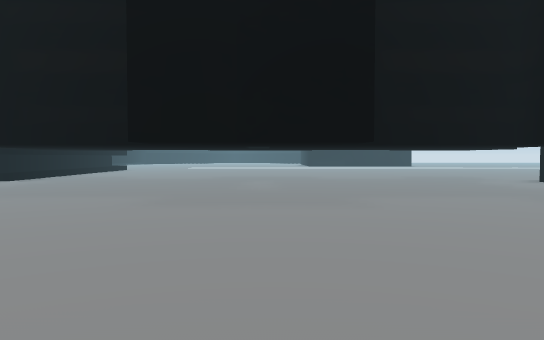
view 1 (above)

24 first-person views from a walk through a Unity game level. The camera is 1.2 m above the floor, tilts 2° down and sees 70° across. The floor is counted in squares, 2 m on a side. Each view is taken from the middle of a square. On the plan, view 1 faces up. The plan holds only what a view shows up to about 11 squares ahead; the rest is blank. The place goes on beyond the plan. The player is left out.

view 2
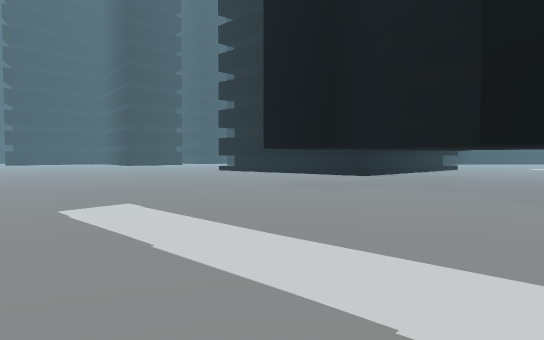

view 3
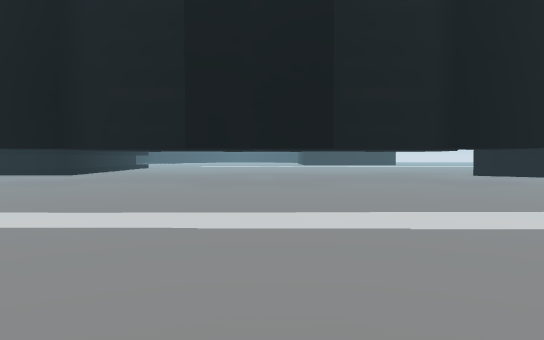

view 4
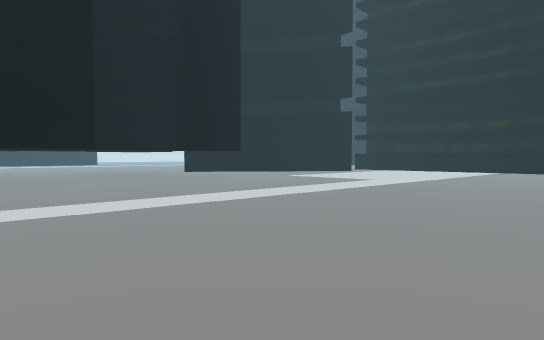

view 5
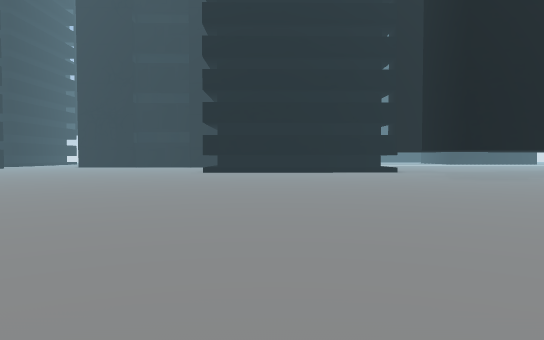

view 6
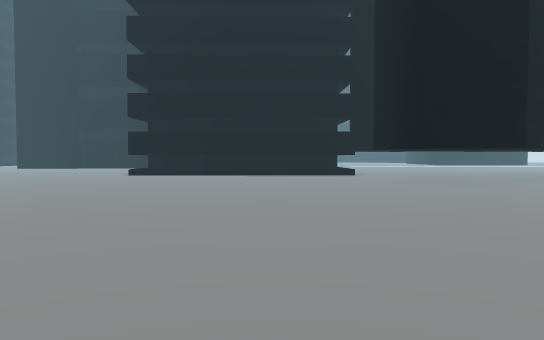

view 7
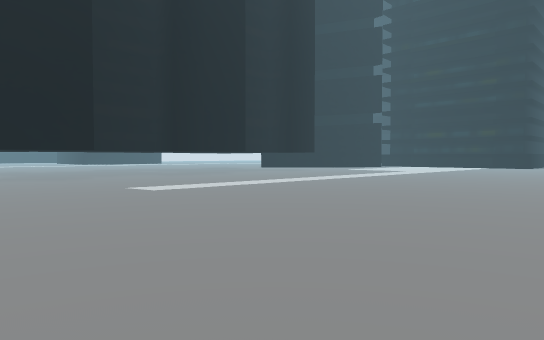

view 8
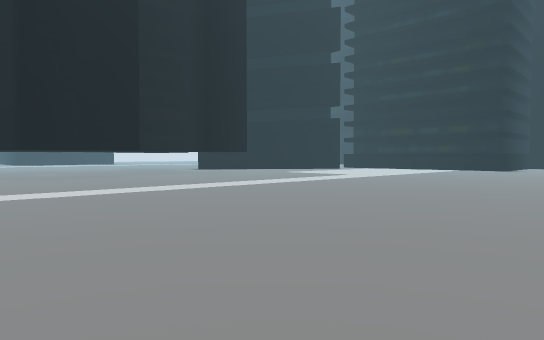

view 9
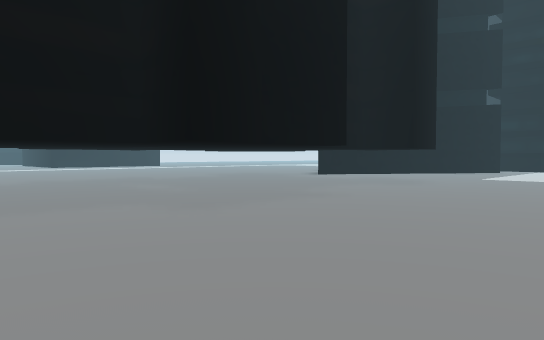

view 10
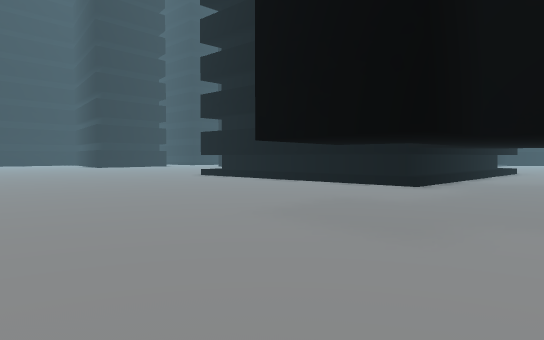

view 11
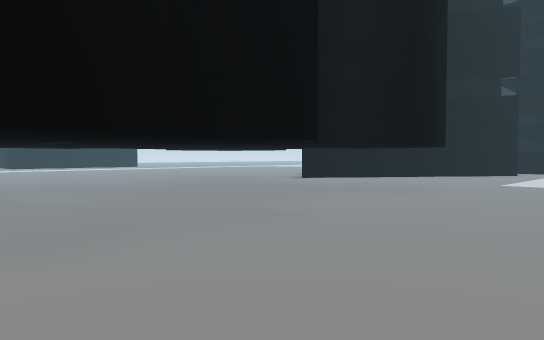

view 12
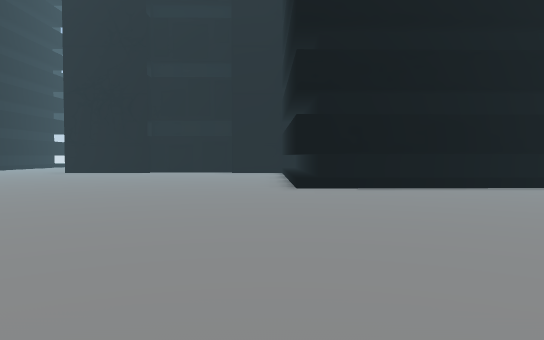

view 13
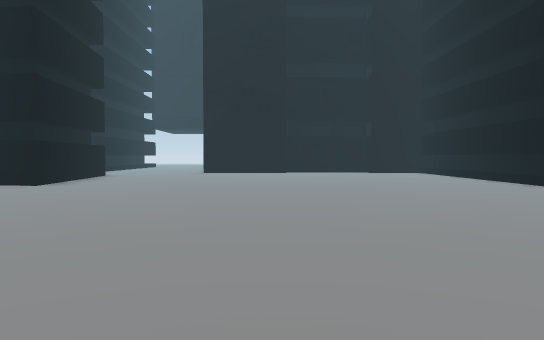

view 14
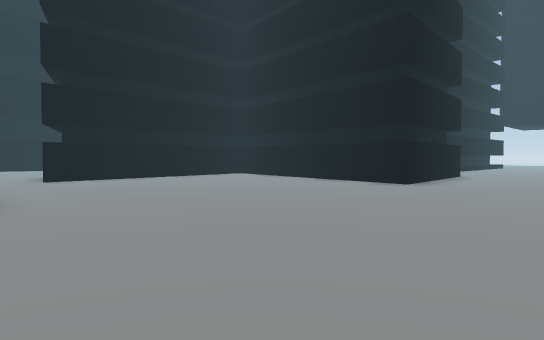

view 15
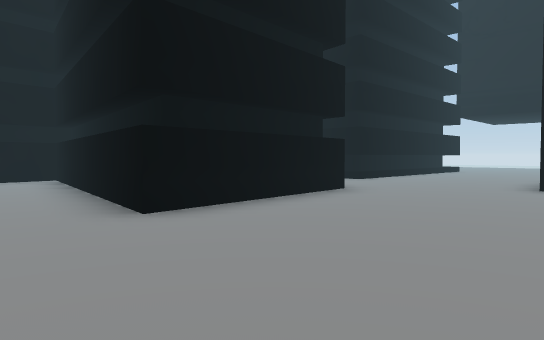

view 16
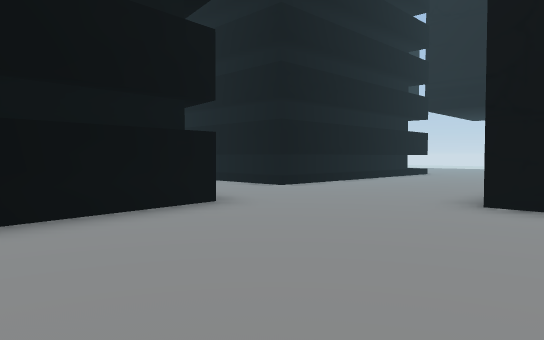

view 17
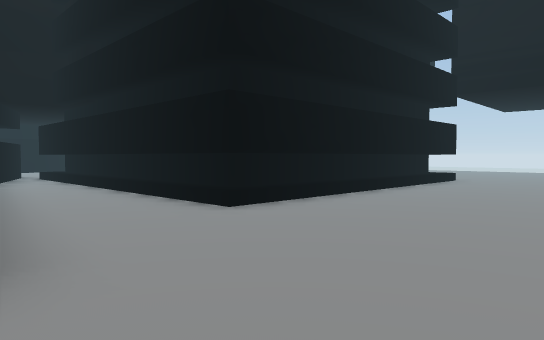

view 18
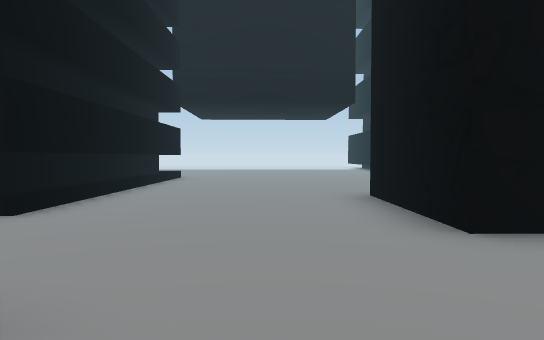

view 19
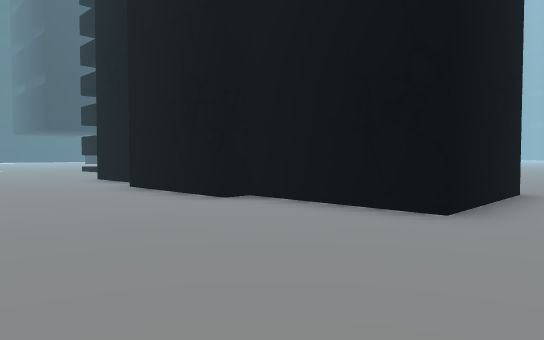

view 20
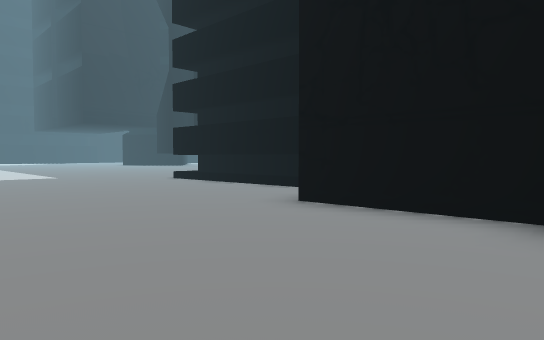

view 21
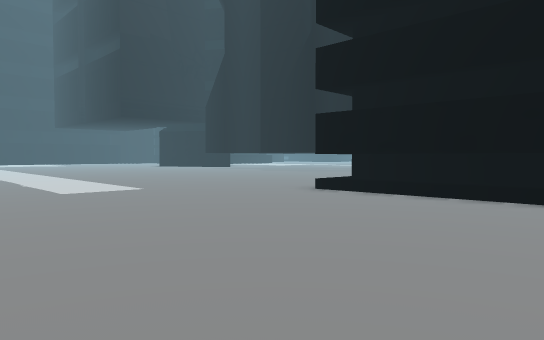

view 22
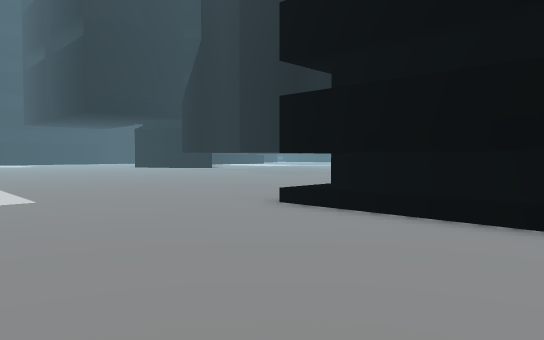

view 23
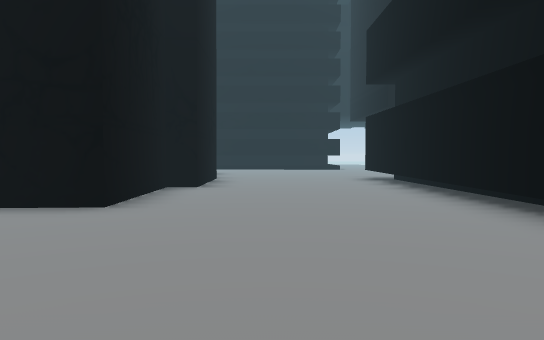

view 24
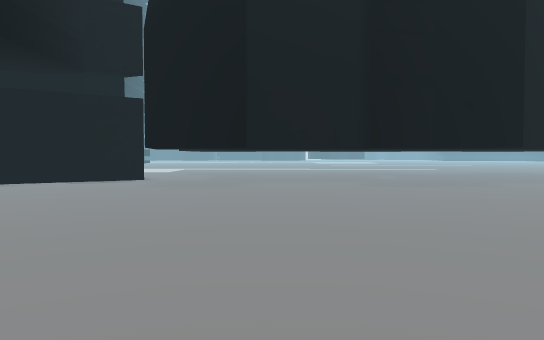

### Floor plan
Key: @ floor where view 1 was taken; # wall or solid block; x gap in a wall; . floor; = window, fence, low wall or low ledge; T thing the floor can be seen under or through.
Columns run from 33 left of view 1 to 9 right of it. Each row starts with its distance up from view 1.
 24        #.....  #######
 23        #..................
 22        #.......................
 21        #...........................
 20        #...........................
 19        #....#########................
 18        #....#       #.................
 17 ########....#         #####............
 16 #...........#               ...........
 15      ........               ............
 14         #.....            #..............
 13         ##..........#     #..............
 12          #..........#     #..  ...........
 11   ########..........#     ##  ..###..##...#
 10   #.....##..........########. #x  ###....##
  9      .......................x... T.....###
  8     ........................ ... T...=...
  7   #........................T ...   ... ...
  6   ##.......................T TTx  TTT.. ...
  5    #.......................TTT..TTT..TT....
  4    ........................................
  3      ......................................
  2           .....  ........................
  1                   ........................
  0                   ...............@.........
 -1                    ........................
 -2                     .......................
 -3                     ......................
 -4                      ... .................
 -5                       .  .............
 -6                          ........

Positions as (right, up) in squares from view 1, and headings:
1: (0, 0), facing up
2: (0, -1), facing up-left
3: (0, -3), facing up
4: (-2, -4), facing up-right
5: (-11, -5), facing up
6: (-9, -3), facing up
7: (-8, -6), facing up-right
8: (-4, -6), facing up-right
9: (-4, 1), facing up-right
10: (-3, 2), facing up-left
11: (-2, 2), facing up-right
12: (-14, 2), facing up
13: (-19, 2), facing up
14: (-20, 2), facing up-left
15: (-20, 8), facing up-left
16: (-20, 11), facing up-left
17: (-22, 14), facing up-left
18: (-23, 13), facing up
19: (-23, 23), facing down-right
20: (-16, 23), facing down-right
21: (-11, 23), facing down-right
22: (-10, 21), facing down-right
23: (-8, 21), facing left
24: (3, 19), facing down
